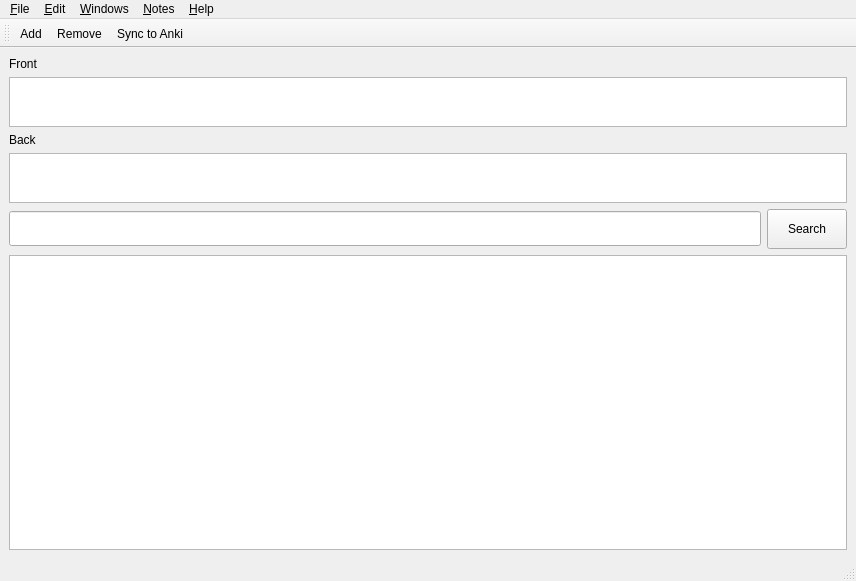
<?xml version="1.0" encoding="UTF-8"?>
<ui version="4.0">
 <class>NotesBrowserWindow</class>
 <widget class="QMainWindow" name="NotesBrowserWindow">
  <property name="geometry">
   <rect>
    <x>0</x>
    <y>0</y>
    <width>856</width>
    <height>581</height>
   </rect>
  </property>
  <property name="baseSize">
   <size>
    <width>800</width>
    <height>600</height>
   </size>
  </property>
  <property name="windowTitle">
   <string>Notes - Simsapa</string>
  </property>
  <widget class="QWidget" name="central_widget">
   <layout class="QHBoxLayout" name="horizontalLayout_2">
    <item>
     <layout class="QVBoxLayout" name="main_layout">
      <item>
       <layout class="QVBoxLayout" name="verticalLayout">
        <item>
         <widget class="QLabel" name="label">
          <property name="text">
           <string>Front</string>
          </property>
          <property name="alignment">
           <set>Qt::AlignLeading|Qt::AlignLeft|Qt::AlignTop</set>
          </property>
         </widget>
        </item>
        <item>
         <widget class="QPlainTextEdit" name="front_input">
          <property name="sizePolicy">
           <sizepolicy hsizetype="Expanding" vsizetype="Minimum">
            <horstretch>0</horstretch>
            <verstretch>0</verstretch>
           </sizepolicy>
          </property>
          <property name="minimumSize">
           <size>
            <width>0</width>
            <height>50</height>
           </size>
          </property>
          <property name="maximumSize">
           <size>
            <width>16777215</width>
            <height>50</height>
           </size>
          </property>
         </widget>
        </item>
        <item>
         <widget class="QLabel" name="label_2">
          <property name="text">
           <string>Back</string>
          </property>
          <property name="alignment">
           <set>Qt::AlignLeading|Qt::AlignLeft|Qt::AlignTop</set>
          </property>
         </widget>
        </item>
        <item>
         <widget class="QPlainTextEdit" name="back_input">
          <property name="sizePolicy">
           <sizepolicy hsizetype="Expanding" vsizetype="Minimum">
            <horstretch>0</horstretch>
            <verstretch>0</verstretch>
           </sizepolicy>
          </property>
          <property name="minimumSize">
           <size>
            <width>0</width>
            <height>50</height>
           </size>
          </property>
          <property name="maximumSize">
           <size>
            <width>16777215</width>
            <height>50</height>
           </size>
          </property>
         </widget>
        </item>
       </layout>
      </item>
      <item>
       <layout class="QHBoxLayout" name="searchbar_layout">
        <property name="sizeConstraint">
         <enum>QLayout::SetMinimumSize</enum>
        </property>
        <item>
         <widget class="QLineEdit" name="search_input">
          <property name="minimumSize">
           <size>
            <width>0</width>
            <height>35</height>
           </size>
          </property>
          <property name="clearButtonEnabled">
           <bool>true</bool>
          </property>
         </widget>
        </item>
        <item>
         <widget class="QPushButton" name="search_button">
          <property name="minimumSize">
           <size>
            <width>0</width>
            <height>40</height>
           </size>
          </property>
          <property name="text">
           <string>Search</string>
          </property>
         </widget>
        </item>
       </layout>
      </item>
      <item>
       <layout class="QVBoxLayout" name="verticalLayout_2">
        <item>
         <widget class="QListView" name="notes_list"/>
        </item>
       </layout>
      </item>
     </layout>
    </item>
   </layout>
  </widget>
  <widget class="QMenuBar" name="menubar">
   <property name="geometry">
    <rect>
     <x>0</x>
     <y>0</y>
     <width>856</width>
     <height>20</height>
    </rect>
   </property>
   <widget class="QMenu" name="menu_File">
    <property name="title">
     <string>&amp;File</string>
    </property>
    <addaction name="action_Open"/>
    <addaction name="action_Close_Window"/>
    <addaction name="separator"/>
    <addaction name="action_Quit"/>
   </widget>
   <widget class="QMenu" name="menu_Edit">
    <property name="title">
     <string>&amp;Edit</string>
    </property>
    <addaction name="action_Copy"/>
    <addaction name="action_Paste"/>
   </widget>
   <widget class="QMenu" name="menu_Windows">
    <property name="title">
     <string>&amp;Windows</string>
    </property>
    <addaction name="action_Sutta_Search"/>
    <addaction name="action_Dictionary_Search"/>
    <addaction name="action_Document_Reader"/>
    <addaction name="action_Library"/>
    <addaction name="action_Notes"/>
   </widget>
   <widget class="QMenu" name="menu_Help">
    <property name="title">
     <string>&amp;Help</string>
    </property>
    <addaction name="action_Website"/>
    <addaction name="action_About"/>
   </widget>
   <widget class="QMenu" name="menu_Notes">
    <property name="title">
     <string>&amp;Notes</string>
    </property>
    <addaction name="action_Sync_to_Anki"/>
   </widget>
   <addaction name="menu_File"/>
   <addaction name="menu_Edit"/>
   <addaction name="menu_Windows"/>
   <addaction name="menu_Notes"/>
   <addaction name="menu_Help"/>
  </widget>
  <widget class="QStatusBar" name="statusbar"/>
  <widget class="QToolBar" name="toolBar_2">
   <property name="windowTitle">
    <string>toolBar_2</string>
   </property>
   <attribute name="toolBarArea">
    <enum>TopToolBarArea</enum>
   </attribute>
   <attribute name="toolBarBreak">
    <bool>false</bool>
   </attribute>
   <addaction name="action_Add"/>
   <addaction name="action_Remove"/>
   <addaction name="action_Sync_to_Anki"/>
  </widget>
  <action name="action_Copy">
   <property name="text">
    <string>&amp;Copy</string>
   </property>
  </action>
  <action name="action_Paste">
   <property name="text">
    <string>&amp;Paste</string>
   </property>
  </action>
  <action name="action_Quit">
   <property name="icon">
    <iconset resource="../icons.qrc">
     <normaloff>:/close</normaloff>:/close</iconset>
   </property>
   <property name="text">
    <string>&amp;Quit</string>
   </property>
   <property name="shortcut">
    <string>Ctrl+Q</string>
   </property>
  </action>
  <action name="action_Sutta_Search">
   <property name="icon">
    <iconset resource="../icons.qrc">
     <normaloff>:/book</normaloff>:/book</iconset>
   </property>
   <property name="text">
    <string>&amp;Sutta Search</string>
   </property>
   <property name="shortcut">
    <string>F5</string>
   </property>
  </action>
  <action name="action_Dictionary_Search">
   <property name="icon">
    <iconset resource="../icons.qrc">
     <normaloff>:/dictionary</normaloff>:/dictionary</iconset>
   </property>
   <property name="text">
    <string>&amp;Dictionary Search</string>
   </property>
   <property name="shortcut">
    <string>F6</string>
   </property>
  </action>
  <action name="action_About">
   <property name="text">
    <string>&amp;About</string>
   </property>
  </action>
  <action name="action_Website">
   <property name="text">
    <string>&amp;Website</string>
   </property>
  </action>
  <action name="action_Close_Window">
   <property name="text">
    <string>&amp;Close Window</string>
   </property>
  </action>
  <action name="action_Open">
   <property name="text">
    <string>&amp;Open...</string>
   </property>
   <property name="shortcut">
    <string>Ctrl+O</string>
   </property>
  </action>
  <action name="action_Document_Reader">
   <property name="text">
    <string>D&amp;ocument Reader</string>
   </property>
   <property name="toolTip">
    <string>Document Reader</string>
   </property>
   <property name="shortcut">
    <string>F7</string>
   </property>
  </action>
  <action name="action_Add">
   <property name="text">
    <string>&amp;Add...</string>
   </property>
  </action>
  <action name="action_Remove">
   <property name="text">
    <string>&amp;Remove</string>
   </property>
   <property name="shortcut">
    <string>Del</string>
   </property>
  </action>
  <action name="action_Open_Selected">
   <property name="text">
    <string>&amp;Open Selected</string>
   </property>
  </action>
  <action name="action_Library">
   <property name="text">
    <string>&amp;Library</string>
   </property>
   <property name="shortcut">
    <string>F8</string>
   </property>
  </action>
  <action name="action_Sync_to_Anki">
   <property name="text">
    <string>&amp;Sync to Anki</string>
   </property>
  </action>
  <action name="action_Notes">
   <property name="text">
    <string>&amp;Notes</string>
   </property>
   <property name="toolTip">
    <string>Notes</string>
   </property>
   <property name="shortcut">
    <string>F9</string>
   </property>
  </action>
 </widget>
 <resources>
  <include location="../icons.qrc"/>
 </resources>
 <connections/>
 <slots>
  <slot>_handle_query()</slot>
 </slots>
</ui>
